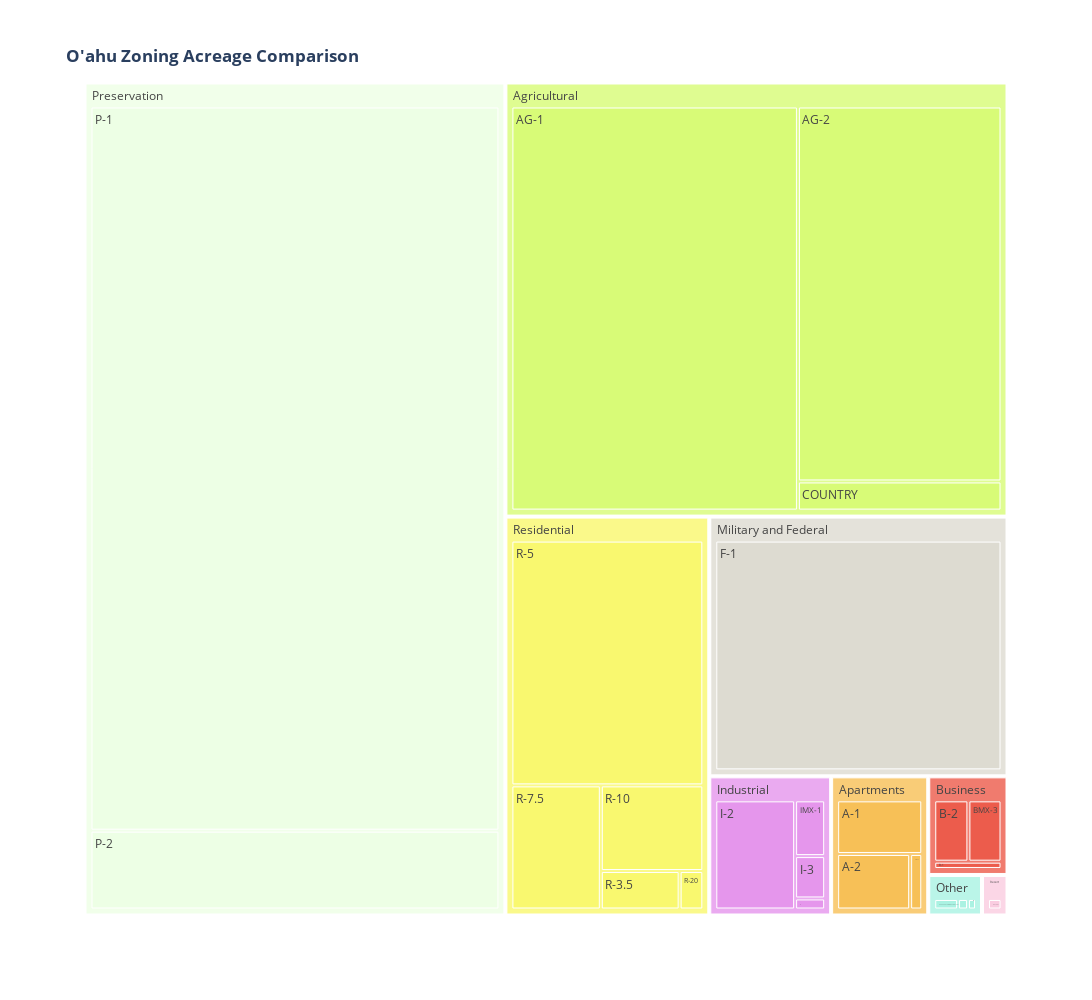

The notebook cell this image was saved under:
### Code cell
import plotly.express as px
fig = px.treemap(zone_acres, 
                 path=['zone_group', 'zoning_label'], 
                 values='area_acres',
                 color_discrete_sequence=['#EDFFE5', '#D8FB77', '#F9F86F', '#DDDBD1', '#E596EC', '#F7C057', '#EC5C4C', '#AAF2E2', '#FACCE0'])
                


fig.update_layout(title_text ="<b>O'ahu Zoning Acreage Comparison</b>", 
                  title_x=0.06, title_y=.95,
                  width=1500,
                  height=1000
                 )


    
fig.show()

### Figure 1 — Plotly figure (JSON) as saved in the notebook; plotly's stock layout.template omitted (floating-point values rounded to 4 significant figures)
{"data": [{"branchvalues": "total", "domain": {"x": [0, 1], "y": [0, 1]}, "hovertemplate": "labels=%{label}<br>area_acres=%{value}<br>parent=%{parent}<br>id=%{id}<extra></extra>", "ids": ["Apartments/A-1", "Apartments/A-2", "Agricultural/AG-1", "Agricultural/AG-2", "Apartments/AMX-2", "Business/B-1", "Business/B-2", "Business/BMX-3", "Agricultural/COUNTRY", "Military and Federal/F-1", "Industrial/I-1", "Industrial/I-2", "Industrial/I-3", "Industrial/IMX-1", "Other/KAKAAKO COMM. DEV. DISTRICT", "Preservation/P-1", "Preservation/P-2", "Other/PUBLIC PRECINCT", "Residential/R-10", "Residential/R-20", "Residential/R-3.5", "Residential/R-5", "Residential/R-7.5", "Resort/RESORT", "Other/RESORT MIXED USE PRECINCT", "Agricultural", "Apartments", "Business", "Industrial", "Military and Federal", "Other", "Preservation", "Residential", "Resort"], "labels": ["A-1", "A-2", "AG-1", "AG-2", "AMX-2", "B-1", "B-2", "BMX-3", "COUNTRY", "F-1", "I-1", "I-2", "I-3", "IMX-1", "KAKAAKO COMM. DEV. DISTRICT", "P-1", "P-2", "PUBLIC PRECINCT", "R-10", "R-20", "R-3.5", "R-5", "R-7.5", "RESORT", "RESORT MIXED USE PRECINCT", "Agricultural", "Apartments", "Business", "Industrial", "Military and Federal", "Other", "Preservation", "Residential", "Resort"], "name": "", "parents": ["Apartments", "Apartments", "Agricultural", "Agricultural", "Apartments", "Business", "Business", "Business", "Agricultural", "Military and Federal", "Industrial", "Industrial", "Industrial", "Industrial", "Other", "Preservation", "Preservation", "Other", "Residential", "Residential", "Residential", "Residential", "Residential", "Resort", "Other", "", "", "", "", "", "", "", "", ""], "type": "treemap", "values": [3306, 2936, 63458, 41834, 487, 414, 1766, 1712, 3254, 38574, 234, 6134, 896, 1179, 618, 157475, 17135, 259, 5023, 521, 1735, 26875, 6351, 514, 208, 108546, 6729, 3892, 8443, 38574, 1085, 174610, 40505, 514]}], "layout": {"height": 1000, "legend": {"tracegroupgap": 0}, "margin": {"t": 60}, "title": {"text": "<b>O'ahu Zoning Acreage Comparison</b>", "x": 0.06, "y": 0.95}, "treemapcolorway": ["#EDFFE5", "#D8FB77", "#F9F86F", "#DDDBD1", "#E596EC", "#F7C057", "#EC5C4C", "#AAF2E2", "#FACCE0"], "width": 1500}}
